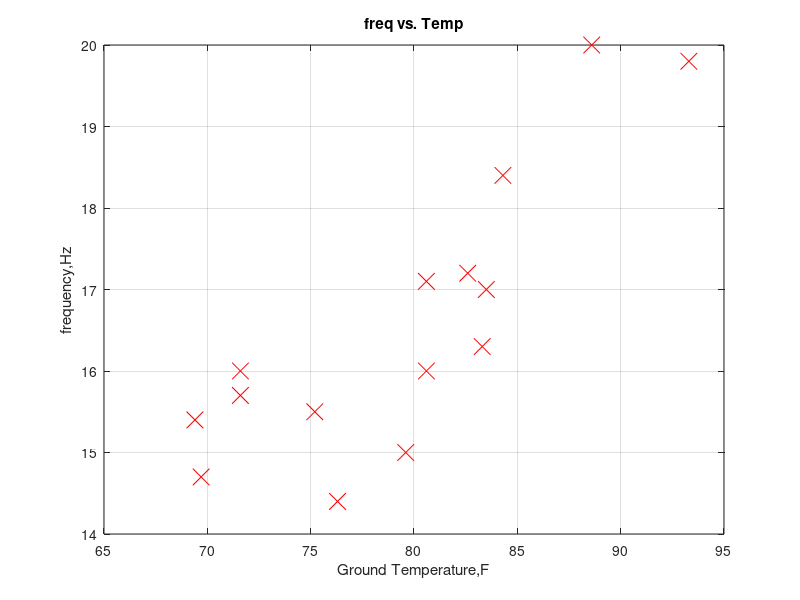

This figure's MATLAB source: (Note: this script raises an error after producing the figure.)
% question1
%% 1 load and plot the data, taken from class exercise 1
clear, clc,  close all
data=load('Xcricket.mat');
x=data.Xcricket(:,2);
y=data.Xcricket(:,1);
m=length(y); % number of training examples
% plot the data
figure(1)
plot(x,y,'rx','MarkerSize', 12);
xlabel('Ground Temperature,F'), ylabel('frequency,Hz')
title('freq vs. Temp'), grid, hold on % overlay data

% 2 Analytical linear model
X=[ones(m,1) x]; %add x0
theta_analytical = (X'*X)^(-1)*X'*y;
%figure(2)
%plot(x,y,'rx','MarkerSize', 12);
%xlabel('Ground Temperature,F'), ylabel('frequency,Hz')
%title('freq vs. Temp + linear model from anyalitical computation'), grid, hold on % overlay data
%plot(x ,X*theta_analytical);


% 3 gradient descent (on-line/stochastic)
% initializations
num_iterations=2500;
alpha=5e-6;
theta=zeros(2,1);
% run gradient descent
[theta,J]=gradientDescent(X,y,theta, alpha,num_iterations, 0);
% print theta to screen
fprintf('Theta found by gradient descent: ')
fprintf('%f %f \n', theta(1), theta(2));
% plot the linear fit
figure(1), plot(X(:,2), X*theta, '-b')
legend('Training data', 'Linear regression (gd)')
hold off;

%% 4 and 5 Predict frequency values for temperatures of 91,77 and 50 degrees
predict1=[1 93.3]*theta;
fprintf('For temperature = 91 degrees, we predict a freq of %f Hz \n', predict1);
predict2=[1 77]*theta;
fprintf('For temperature = 65 degrees, we predict a freq of %f Hz \n', predict2);
predict3=[1 50]*theta;
fprintf('For temperature = 50 degrees, we predict a freq of %f Hz \n', predict3);